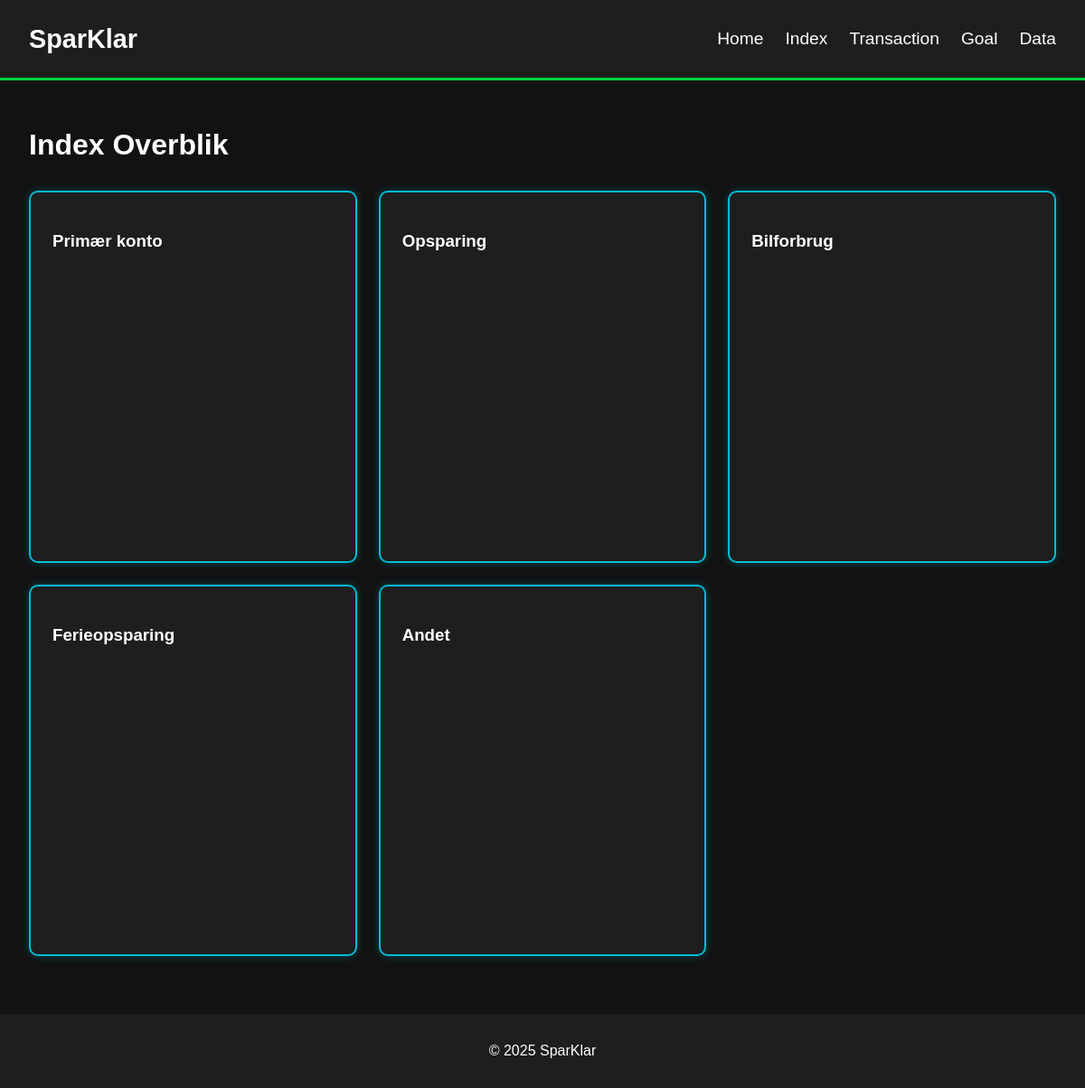
/index, run on the app's committed database.
### tables this page shows
CREATE TABLE "Accounts" (
"Account_ID" INTEGER,
  "Account_Name" TEXT,
  "Balance (DKK)" INTEGER,
  "Account_Type" TEXT
);

### app.py (the view)
@app.route('/index')
def index_overblik():
    conn = get_db_connection()
    accounts = conn.execute("SELECT Account_ID, Account_Name FROM Accounts").fetchall()
    all_account_data = []
    for account in accounts:
        account_id = account["Account_ID"]
        account_name = account["Account_Name"]
        transactions = conn.execute("""
            SELECT "Category", SUM("Amount (DKK)") as total
            FROM "Transactions"
            WHERE "Account_ID" = ?
            GROUP BY "Category"
        """, (account_id,)).fetchall()
        chart_data = [{"label": row["Category"], "y": row["total"]} for row in transactions]
        all_account_data.append({
            "account_id": account_id,
            "account_name": account_name,
            "chart_data": chart_data
        })
    conn.close()
    return render_template("index_overblik.html", all_account_data=all_account_data)

### app.py (called while the page is built)
def get_db_connection():
    conn = sqlite3.connect(DATABASE)
    conn.row_factory = sqlite3.Row
    return conn

### templates/index_overblik.html (shortened to what this page needs)
<!DOCTYPE html>
<html lang="da">
<head>
    <link rel="stylesheet" href="{{ url_for('static', filename='css/style.css') }}">
</head>
<body>
    <header class="dark-header">
        <div class="logo">SparKlar</div>
        <ul class="nav-links">
            <li><a href="{{ url_for('home') }}">Home</a></li>
            <li><a href="{{ url_for('index_overblik') }}">Index</a></li>
            <li><a href="{{ url_for('transaction', account_id=1) }}">Transaction</a></li>
            <li><a href="{{ url_for('goals') }}">Goal</a></li>
            <li><a href="{{ url_for('Data_overview') }}">Data</a></li>
        </ul>
    </header>
    <main class="overview-container">
        <h1>Index Overblik</h1>
        <div class="grid-container">
            {% for account in all_account_data %}
            <div class="account-card" onclick="window.location.href='/account/{{ account.account_id }}';">
                <h3>{{ account.account_name }}</h3>
                <div class="chart-container" id="chart{{ account.account_id }}"></div>
            </div>
            {% endfor %}
        </div>
    </main>
    <footer class="dark-footer">
        <p>&copy; 2025 SparKlar</p>
    </footer>
</body>
</html>

### static/css/style.css (style rules this page uses)
body { font-family: Arial, sans-serif; background-color: #121212; color: #ffffff; margin: 0; padding: 0; display: flex; flex-direction: column; }
header.dark-header { display: flex; align-items: center; justify-content: space-between; background-color: #1e1e1e; padding: 1rem 2rem; border-bottom: 3px solid #00d440; }
header .logo { font-size: 1.8rem; font-weight: bold; color: #ffffff; }
.nav-links { list-style: none; display: flex; gap: 1.5rem; }
.nav-links li a { color: #ffffff; text-decoration: none; font-size: 1.2rem; transition: color 0.3s; }
.overview-container { padding: 2rem; }
.grid-container { display: grid; grid-template-columns: repeat(auto-fill, minmax(280px, 1fr)); gap: 1.5rem; margin-top: 2rem; }
.account-card { background-color: #1e1e1e; border: 2px solid #00bcd4; padding: 1.5rem; border-radius: 10px; box-shadow: 0 0 10px rgba(0, 188, 212, 0.3); cursor: pointer; }
.chart-container { height: 300px; margin-top: 1rem; }
footer.dark-footer { text-align: center; background-color: #1e1e1e; padding: 1rem; margin-top: 2rem; }

### data on the page
Accounts: account_name "Primær konto"
Accounts: account_name "Opsparing"
Accounts: account_name "Bilforbrug"
Accounts: account_name "Ferieopsparing"
Accounts: account_name "Andet"
